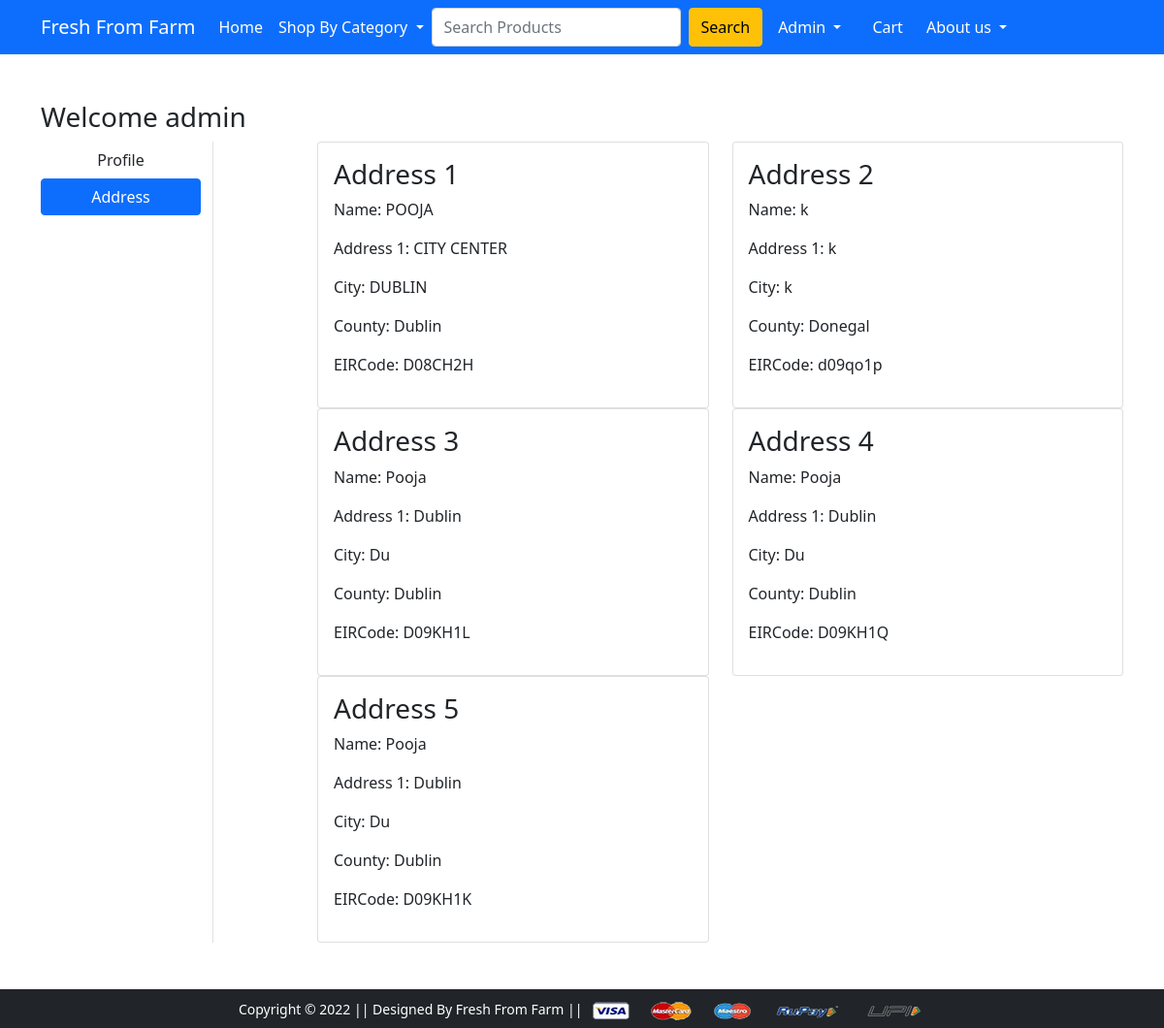
The page /address/ (signed in) on the database its author committed.
### app/models.py (models this page shows)
class Customer(models.Model):
    user = models.ForeignKey(User, on_delete=models.CASCADE)
    name = models.CharField(max_length=200)
    locality = models.CharField(max_length=200)
    city = models.CharField(max_length=50)
    eircode = models.CharField(max_length=50, unique=True, validators=[alphanumeric])
    county = models.CharField(choices = COUNTY_CHOICES, max_length=50)

### app/views.py (the view)
# urls.py: path('address/', views.address, name='address'),
@login_required
def address(request):
 add = Customer.objects.filter(user=request.user)
 return render(request, 'app/address.html',{'add':add , 'active': 'btn-primary'})

### app/templates/app/address.html (shortened to what this page needs)
{% extends 'app/base.html' %}
{% load static %}
{% block main-content %}
<div class="container my-5">
 <div class="row">
 <h3>Welcome <span class="text.capitalize">{{request.user}}</h3>
  <div class="col-sm-2 border-end">
   <ul class="list-unstyled">
    <li class="d-grid"><a href="{% url 'profile' %}" class="btn ">Profile</a></li>
    <li class="d-grid"><a href="{% url 'address' %}" class="btn {{active}}">Address</a></li>
   </ul>
  </div>
  <div class="col-sm-9 offset-sm-1">
   <div class="row">
    {% for ad in add %}
    <div class="col-sm-6">
     <div class="card">
      <div class="card-body">
       <h3>Address {{forloop.counter}}</h3>
       <p>Name: {{ad.name}} </p>
       <p>Address 1: {{ad.locality}} </p>
       <p>City: {{ad.city}} </p>
       <p>County: {{ad.county}}</p>
       <p>EIRCode: {{ad.eircode}}</p>
      </div>
     </div>
    </div>
    {% endfor %}
    </div>
   </div>
  </div>
 </div>
{% endblock main-content %}

### app/templates/app/base.html (shortened to what this page needs)
<!doctype html>
{% load static %}
<html lang="en">
  <head>
    <link href="https://cdn.jsdelivr.net/npm/bootstrap@5.0.0-beta1/dist/css/bootstrap.min.css" rel="stylesheet">
    <link rel="stylesheet" href="{% static 'app/css/owl.carousel.min.css' %}">
    <link rel="stylesheet" href="{% static 'app/css/all.min.css' %}">
    <link rel="stylesheet" href="{% static 'app/css/style.css' %}">
  </head>
  <body>
    <nav class="navbar navbar-expand-lg navbar-dark bg-primary">
     <div class="container">
       <a class="navbar-brand" href="/">Fresh From Farm </a>
       <div class="collapse navbar-collapse" id="navbarSupportedContent">
         <ul class="navbar-nav me-auto mb-2 mb-lg-0">
           <li class="nav-item">
             <a class="nav-link active" aria-current="page" href="/">Home</a>
           </li>
           <li class="nav-item dropdown">
             <a class="nav-link dropdown-toggle text-white" href="#" id="CategoryDropdown" role="button" data-bs-toggle="dropdown" aria-expanded="false">
               Shop By Category
             </a>
           </li>
         <form class="d-flex" method=POST action= "{% url 'searchbar' %}">
           <input class="form-control me-2" type="search" placeholder="Search Products" aria-label="Search" name="searched">
           <button class="btn btn-warning" type="submit">Search</button>
         </form>
         <div>
          <ul class="navbar-nav me-auto mb-2 mb-lg-0">
          {% if request.user.is_authenticated %}
           <li class="nav-item dropdown mx-2">
              <a class="nav-link dropdown-toggle text-white" href="#" id="profileDropdown" role="button" data-bs-toggle="dropdown" aria-expanded="false">
               {{request.user.username| capfirst}}
              </a>
            </li>
            <li class="nav-item mx-2">
             <a href="{% url 'showcart' %}" class="nav-link text-white"> Cart </a>
            </li>
          {% endif %}
          <li class="nav-item dropdown">
            <a class="nav-link dropdown-toggle text-white" href="#" id="CategoryDropdown" role="button" data-bs-toggle="dropdown" aria-expanded="false">
             About us
            </a>
          </li>
       </div>
     </div>
    </nav>
    {% block main-content %} {% endblock main-content %}
    <footer class="container-fluid bg-dark text-center p-2 mt-5" bottom:'0'>
        <small class="text-white">Copyright &copy; 2022 || Designed By Fresh From Farm || </small>
        <img src="{% static 'app/images/payment.png' %}" alt="" srcset="" class="img-fluid" height="2px">
    </footer>
  </body>
</html>

### rows shown on the page
Customer: name "POOJA", locality "CITY CENTER", city "DUBLIN", county "Dublin", eircode "D08CH2H"
Customer: name "k", locality "k", city "k", county "Donegal", eircode "d09qo1p"
Customer: name "Pooja", locality "Dublin", city "Du", county "Dublin", eircode "D09KH1L"
Customer: name "Pooja", locality "Dublin", city "Du", county "Dublin", eircode "D09KH1Q"
Customer: name "Pooja", locality "Dublin", city "Du", county "Dublin", eircode "D09KH1K"

### other values the page prints
{{ request.user.username| capfirst }} "Admin"
{{ request.user }} "admin"
